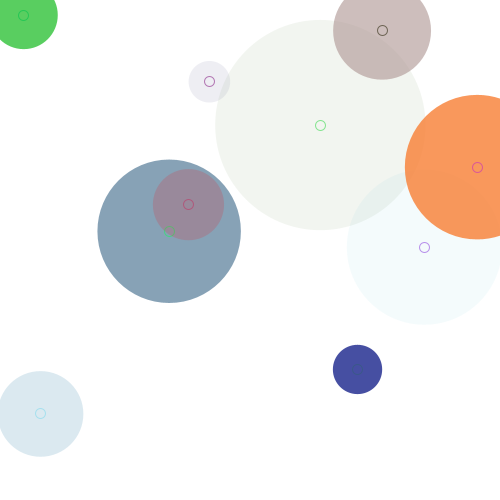
Frame 1 (no input)
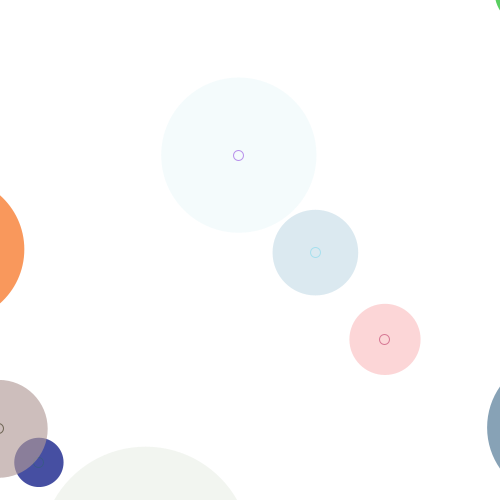
Frame 60 (the mouse pressed at the canvas centre just before this capture)
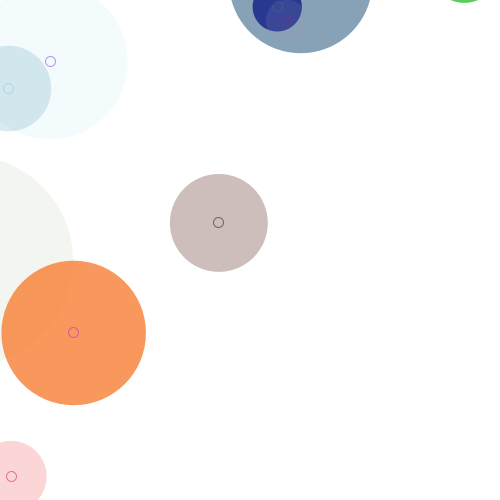
Frame 120 (the mouse held since frame 60 and released just before this capture)

The Processing sketch that drew these frames (run headless with seeded random() and noise(); from frame 60 on, the mouse is pressed at the canvas centre):

// Processing sketch: sketch_26
// ── sketch_26.pde
int _num = 10;
Circle[] _circleArr = {};

void setup(){
  size(500,500);
  background(255);
  smooth();
  strokeWeight(1);
  fill(150,50);
  drawCircles();
}

void draw(){
  background(255);
  for (int i=0; i< _circleArr.length;i++){
  Circle thisCirc =_circleArr[i];
  thisCirc.updateMe();
  }
}

void mouseReleased(){
  drawCircles();
}

void drawCircles(){
  for (int i=0; i< _num; i++){
    Circle thisCirc = new Circle();
    thisCirc.drawMe();
    _circleArr = (Circle[])append(_circleArr, thisCirc);
  }
}


//objects

class Circle{
  float x, y;
  float radius;
  color linecol, fillcol;
  float alph;
  float xmove,ymove;
  
  Circle(){
  x = random(width);
  y = random(height);
  radius = random(100)+10;
  linecol = color(random(255), random(255), random(255));
  fillcol = color(random(255), random(255), random(255));
  alph = random(255);
  xmove = random(10) - 5;
  ymove = random(10) - 5;
  }
  
  void drawMe(){
  noStroke();
  fill(fillcol, alph);
  ellipse(x,y,radius*2, radius*2);
  stroke(linecol,150);
  noFill();
  ellipse(x,y,10,10);
  }
  
  void updateMe(){
    x += xmove;
    y += ymove;
    if (x > (width+radius)){x = 0 -radius;}
    if (x < (0-radius)){x = width+radius;}
    if (y > (height+radius)){y = 0 - radius;}
    if (y < (0 - radius)){y = height+radius;}
    drawMe();
  }
}
